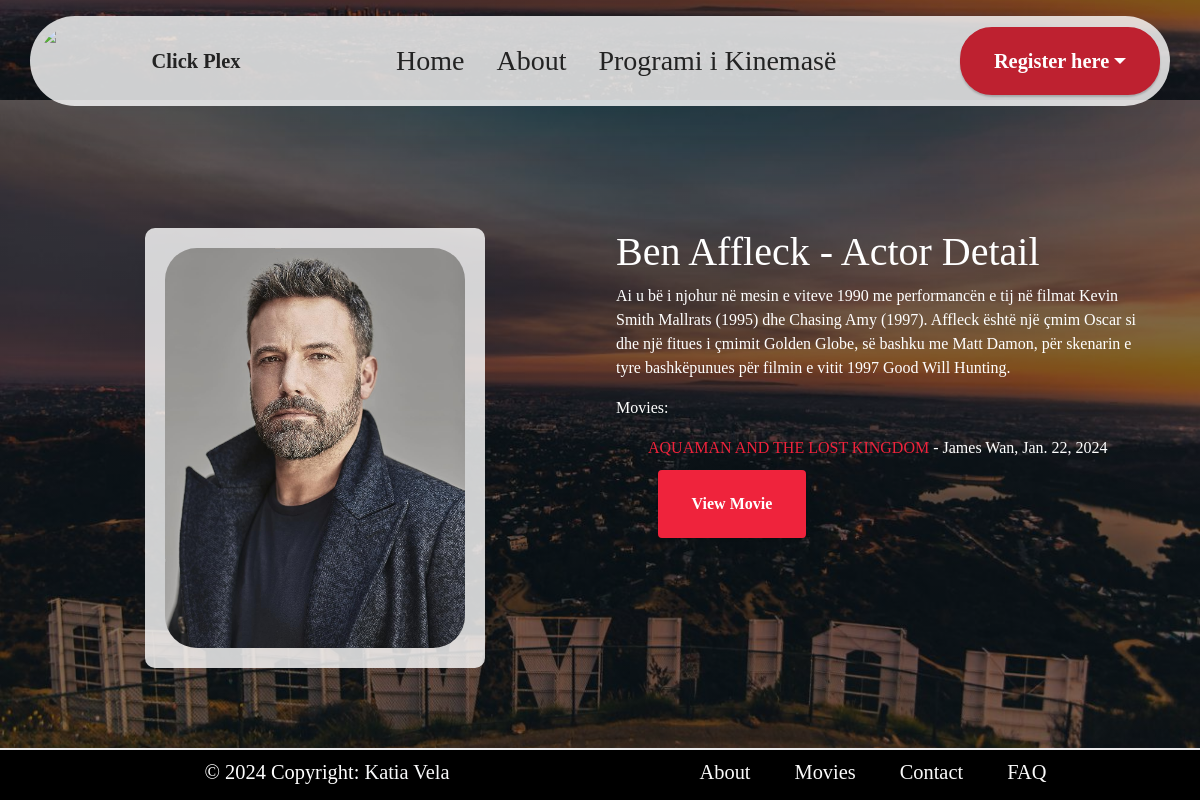
/actors/22/, run on the app's committed database.
### App/models.py (models this page shows, shortened)
class Actor(models.Model):
    name = models.CharField(max_length=100)
    bio = models.TextField()
    image_actor = models.ImageField(upload_to='actor_images', default='path/to/default/image.jpg')

class Movie(models.Model):
    title = models.CharField(max_length=250)
    director = models.CharField(max_length=100)
    categories = models.ManyToManyField(Category)
    actors = models.ManyToManyField(Actor,related_name='movies')
    description = models.TextField()
    duration = models.IntegerField()
    country_of_origin = models.CharField(max_length=100)
    release_year = models.DateField()
    poster_image = models.ImageField(upload_to="movies/")

### App/views.py (the view)
# urls.py: path('actors/<int:actor_id>/', views.actor_detail, name='actor_detail'),
def actor_detail(request, actor_id):
    actor = get_object_or_404(Actor, pk=actor_id)
    movies = actor.movies.all()
    context={
        'actor': actor,
        'movies': movies
    }
    return render(request, 'actor_detail.html', context)

### App/templates/actor_detail.html (shortened to what this page needs)
{% extends 'base/index.html' %}
{% load static %}
{% block content %}
<section class="article9 cid-u2aXRbXWXf" id="about-me-9-u2aXRbXWXf">
<div class="container mt-5">
    <div class="row">
        <div class="col-md-6 order-md-1 d-flex justify-content-center align-items-center">
            <div class="actor-poster">
                {% if actor.image_actor %}
                    <img src="{{ actor.image_actor.url }}" alt="{{ actor.name }} Image" class="img-fluid" style="max-width: 300px; height: auto;">
                {% endif %} </div>
        </div>
        <div class="col-md-6 order-md-2">
            <div class="movie-details">
                <h1>{{ actor.name }} - Actor Detail</h1>
                <p>{{ actor.bio}}</p>
                <p>Movies:</p>
                {% if actor.movies.all %}
                <ul class="list-group-numbered">
                    {% for movie in actor.movies.all %}
                        <li>
                            <a href="{% url 'movie_detail' movie.id %}">{{ movie.title }}</a>
                            - {{ movie.director }}, {{ movie.release_year }}
                        </li><li>
                            <a href="{% url 'movie_detail' movie.id %}" class="btn btn-primary btn-movie">View Movie</a>
                        </li>
                    {% endfor %}
                </ul>
            {% else %}
                <p>No movies found for this actor.</p>
            {% endif %}
            </div>
        </div>
    </div>
</div>
</section>
{% endblock %}

### App/static/css/style1.css (style rules this page uses)
section { background-color: #ffffff; }
body { font-style: normal; line-height: 1.5; font-weight: 400; color: #232323; position: relative; }
section, .container, .container-fluid { position: relative; word-wrap: break-word; }
a { font-style: normal; font-weight: 400; cursor: pointer; }
a, a:hover { text-decoration: none; }
h1, h2, h3, h4, h5, h6, .display-1, .display-2, .display-4, .display-5, .display-7, span, p, a { word-break: break-word; word-wrap: break-word; font-weight: 400; }
section { background-position: 50% 50%; background-repeat: no-repeat; background-size: cover; }
img, iframe { display: block; width: 100%; }
.btn { font-weight: 600; border-width: 1px; font-style: normal; margin: 0.6rem 0.6rem; white-space: normal; transition: all 0.2s ease-in-out; display: inline-flex; align-items: center; justify-content: center; word-break: break-word; }
.row { display: -webkit-flex; -webkit-flex-wrap: wrap; }
.justify-content-center { -webkit-justify-content: center; }
html, body { height: auto; min-height: 100vh; }
.row > * { padding-right: 1rem; padding-left: 1rem; }
ul, ol, pre, blockquote { margin-bottom: 2.3125rem; }
.container, .container-fluid { padding-left: 16px; padding-right: 16px; }
.row { margin-left: -16px; margin-right: -16px; }
.row > [class*=col] { padding-left: 16px; padding-right: 16px; }

### App/static/css/additional.css (style rules this page uses)
.btn { border-width: 2px; }
img, .card-wrap, .card-wrapper, .video-wrapper, .mbr-figure iframe, .google-map iframe, .slide-content, .plan, .card, .item-wrapper { border-radius: 2rem !important; }
body { font-family: var(--display1-font, 'Inter Tight'); background: color-mix(in srgb, var(--dominant-color, #0f1305) 10%, transparent); }
.btn { padding: 1.25rem 2rem; border-radius: 4px; }
.btn-primary, .btn-primary:active { background-color: var(--primary-color, #9fe870) !important; border-color: var(--primary-color, #9fe870) !important; color: var(--primary-text, #264d0c) !important; box-shadow: 0 2px 2px 0 rgba(0, 0, 0, 0.2); }
a, a:hover { color: var(--primary-color, #9fe870); }
body { overflow-x: hidden; }
a { transition: color 0.6s; }

### App/templates/base/index.html (style rules this page uses)
:root { --background: #EAEAEC; --dominant-color: #2B2D42; --primary-color: #EF233C; --secondary-color: #8D99AE; --success-color: #23BC75; --danger-color: #BE2130; --warning-color: #DFA700; --info-color: #0BB2D4; --background-text: #000000; --dominant-text: #FFFFFF; --primary-text: #FFFFFF; --secondary-text: #000000; --success-text: #FFFFFF; --danger-text: #FFFFFF; --warning-text: #000000; --info-text: #FFFFFF; }
.cid-u2aXRbXWXf { padding-top: 5rem; padding-bottom: 5rem; background-color: transparent; }

### data on the page
Actor: image_actor (picture), name "Ben Affleck", bio "Ai u bë i njohur në mesin e viteve 1990 me performancën e tij në filmat Kevin Smith Mallrats (1995) dhe Chasing Amy (1997). Affleck është një çmim Oscar si dhe një fitues i çmimit Golden Globe, së bashku me Matt Damon, për skenarin e tyre bashkëpunues për filmin e vitit 1997 Good Will Hunting."
Movie: title "AQUAMAN AND THE LOST KINGDOM", director "James Wan", release_year "Jan. 22, 2024"
